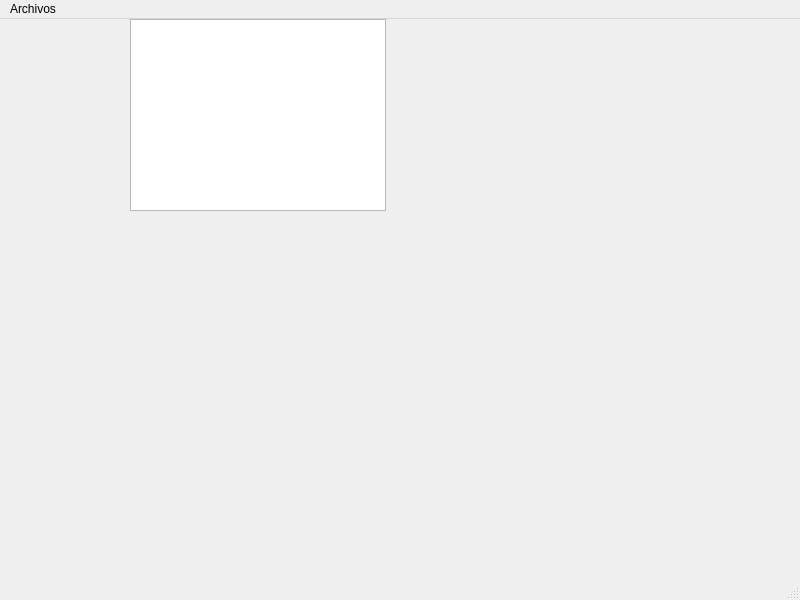
<?xml version="1.0" encoding="UTF-8"?>
<ui version="4.0">
 <class>MainWindow</class>
 <widget class="QMainWindow" name="MainWindow">
  <property name="geometry">
   <rect>
    <x>0</x>
    <y>0</y>
    <width>800</width>
    <height>600</height>
   </rect>
  </property>
  <property name="windowTitle">
   <string>MainWindow</string>
  </property>
  <widget class="QWidget" name="centralwidget">
   <widget class="QTableWidget" name="tableWidget">
    <property name="geometry">
     <rect>
      <x>130</x>
      <y>0</y>
      <width>256</width>
      <height>192</height>
     </rect>
    </property>
   </widget>
  </widget>
  <widget class="QMenuBar" name="menubar">
   <property name="geometry">
    <rect>
     <x>0</x>
     <y>0</y>
     <width>800</width>
     <height>22</height>
    </rect>
   </property>
   <widget class="QMenu" name="menuArchivos">
    <property name="title">
     <string>Archivos</string>
    </property>
    <addaction name="actionExportar"/>
   </widget>
   <addaction name="menuArchivos"/>
  </widget>
  <widget class="QStatusBar" name="statusbar"/>
  <action name="actionExportar">
   <property name="text">
    <string>&amp;Exportar</string>
   </property>
  </action>
 </widget>
 <resources/>
 <connections/>
</ui>
